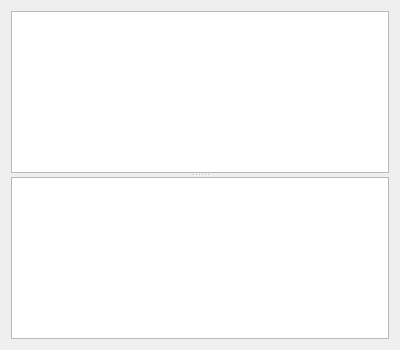
<?xml version="1.0" encoding="UTF-8"?>
<ui version="4.0">
 <class>projectForm</class>
 <widget class="QWidget" name="projectForm">
  <property name="geometry">
   <rect>
    <x>0</x>
    <y>0</y>
    <width>400</width>
    <height>350</height>
   </rect>
  </property>
  <property name="windowTitle">
   <string>Form</string>
  </property>
  <layout class="QVBoxLayout" name="verticalLayout">
   <item>
    <widget class="QSplitter" name="splitter_2">
     <property name="orientation">
      <enum>Qt::Vertical</enum>
     </property>
     <widget class="QTableView" name="projectView">
      <property name="alternatingRowColors">
       <bool>true</bool>
      </property>
      <property name="selectionBehavior">
       <enum>QAbstractItemView::SelectRows</enum>
      </property>
      <attribute name="horizontalHeaderHighlightSections">
       <bool>false</bool>
      </attribute>
      <attribute name="verticalHeaderVisible">
       <bool>false</bool>
      </attribute>
      <attribute name="verticalHeaderDefaultSectionSize">
       <number>19</number>
      </attribute>
     </widget>
     <widget class="QWidget" name="formLayoutWidget">
      <layout class="QHBoxLayout" name="horizontalLayout">
       <item>
        <widget class="TrkView" name="scrTable">
         <property name="selectionBehavior">
          <enum>QAbstractItemView::SelectRows</enum>
         </property>
         <property name="verticalScrollMode">
          <enum>QAbstractItemView::ScrollPerPixel</enum>
         </property>
         <property name="horizontalScrollMode">
          <enum>QAbstractItemView::ScrollPerPixel</enum>
         </property>
         <attribute name="verticalHeaderDefaultSectionSize">
          <number>19</number>
         </attribute>
        </widget>
       </item>
      </layout>
     </widget>
    </widget>
   </item>
  </layout>
 </widget>
 <customwidgets>
  <customwidget>
   <class>TrkView</class>
   <extends>QTableView</extends>
   <header>trkview.h</header>
  </customwidget>
 </customwidgets>
 <resources/>
 <connections/>
</ui>
